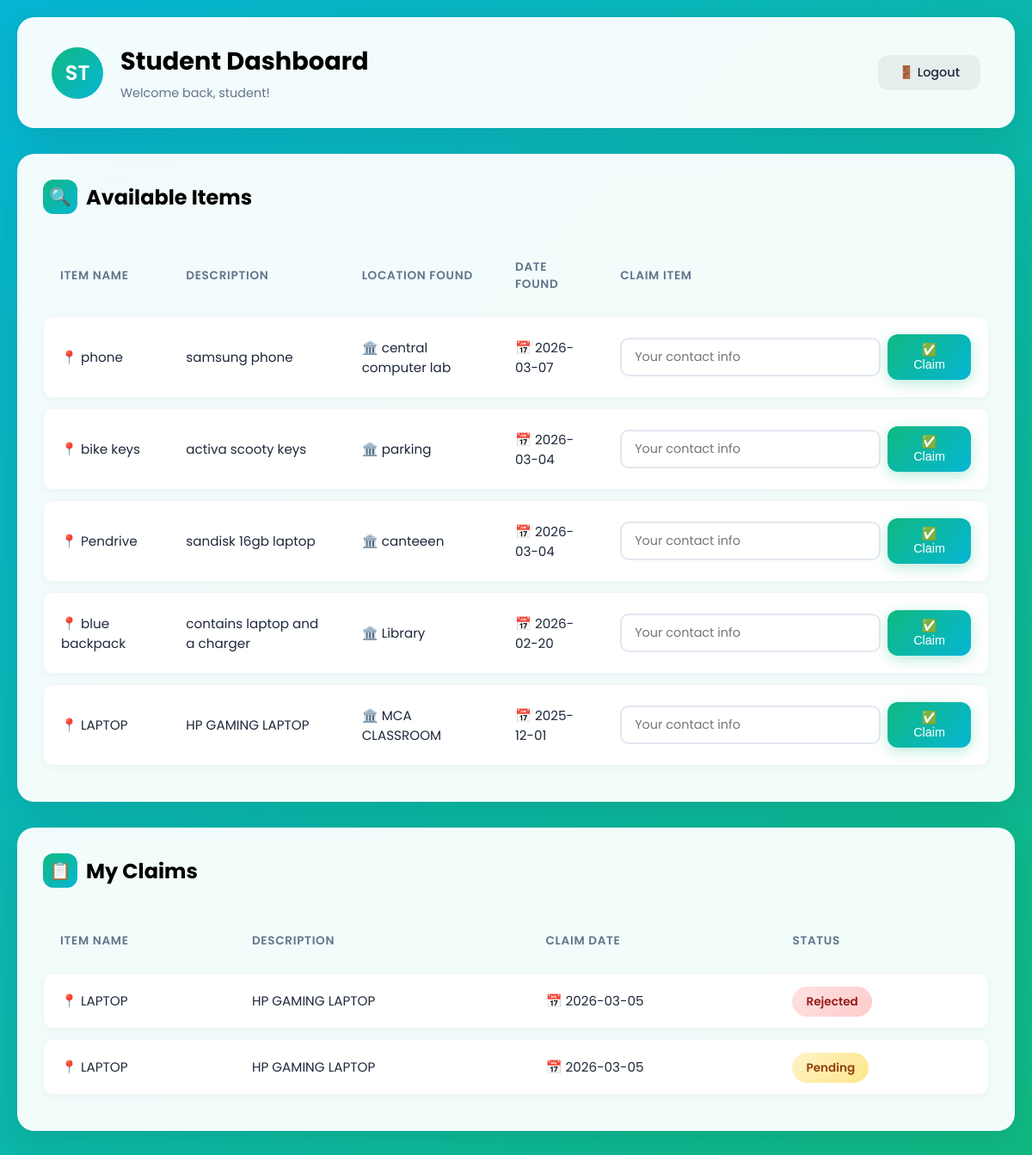
Screenshot of /student/dashboard (signed in) with the database file from the repository.
### app.py (models this page shows)
class Item(db.Model):
    id = db.Column(db.Integer, primary_key=True)
    name = db.Column(db.String(100), nullable=False)
    description = db.Column(db.String(200), nullable=False)
    location = db.Column(db.String(100), nullable=False)
    date_found = db.Column(db.Date, nullable=False)
    status = db.Column(db.String(50), nullable=False, default='Unclaimed')
    reported_by = db.Column(db.Integer, db.ForeignKey('user.id'))

class Claim(db.Model):
    id = db.Column(db.Integer, primary_key=True)
    item_id = db.Column(db.Integer, db.ForeignKey('item.id'), nullable=False)
    student_id = db.Column(db.Integer, db.ForeignKey('user.id'), nullable=False)
    claim_date = db.Column(db.Date, nullable=False)
    status = db.Column(db.String(20), nullable=False, default='Pending')
    contact_info = db.Column(db.String(200))

### app.py (the view)
@app.route('/student/dashboard')
def student_dashboard():
    if 'user_id' not in session or session['role'] != 'student':
        return redirect(url_for('login'))
    items = Item.query.filter_by(status='Unclaimed').order_by(Item.date_found.desc()).all()
    my_claims = db.session.query(Claim, Item).join(Item).filter(Claim.student_id == session['user_id']).all()
    return render_template('student_dashboard.html', items=items, my_claims=my_claims)

### templates/student_dashboard.html (shortened to what this page needs)
<!DOCTYPE html>
<html lang="en">
<head>
    <link rel="stylesheet" href="{{ url_for('static', filename='styles.css') }}">
</head>
<body class="dashboard-student">
    <div class="container">
        <div class="dashboard-header">
            <div class="dashboard-header-left">
                <div class="dashboard-avatar student-avatar"></div>
                <div class="dashboard-title">
                    <h1>Student Dashboard</h1>
                    <p class="dashboard-subtitle">Welcome back, {{ session.username }}!</p>
                </div>
            </div>
            <a href="{{ url_for('logout') }}" class="btn btn-logout">🚪 Logout</a>
        </div>
        <div class="card">
            <div class="card-header">
                <h2>
                    <span class="card-icon student-card-icon">🔍</span>
                    Available Items
                </h2>
            </div>
            {% if items %}
            <table>
                <thead>
                    <tr>
                        <th>Item Name</th>
                        <th>Description</th>
                        <th>Location Found</th>
                        <th>Date Found</th>
                        <th>Claim Item</th>
                    </tr>
                </thead>
                <tbody>
                    {% for item in items %}
                    <tr>
                        <td>📍 {{ item.name }}</td>
                        <td>{{ item.description }}</td>
                        <td>🏛️ {{ item.location }}</td>
                        <td>📅 {{ item.date_found.strftime('%Y-%m-%d') }}</td>
                        <td>
                            <form method="POST" action="{{ url_for('claim_item', id=item.id) }}" class="claim-form-inline">
                                <input type="text" name="contact_info" placeholder="Your contact info" required>
                                <button type="submit" class="btn btn-student-primary">✅ Claim</button>
                            </form>
                        </td>
                    </tr>
                    {% endfor %}
                </tbody>
            </table>
            {% else %}
            <div class="empty-state">
                <div class="empty-state-icon">🔍</div>
                <h3>No items available</h3>
                <p>Check back later for lost items</p>
            </div>
            {% endif %}
        </div>
        <div class="card">
            <div class="card-header">
                <h2>
                    <span class="card-icon student-card-icon">📋</span>
                    My Claims
                </h2>
            </div>
            {% if my_claims %}
            <table>
                <thead>
                    <tr>
                        <th>Item Name</th>
                        <th>Description</th>
                        <th>Claim Date</th>
                        <th>Status</th>
                    </tr>
                </thead>
                <tbody>
                    {% for claim, item in my_claims %}
                    <tr>
                        <td>📍 {{ item.name }}</td>
                        <td>{{ item.description }}</td>
                        <td>📅 {{ claim.claim_date.strftime('%Y-%m-%d') }}</td>
                        <td><span class="status-{{ claim.status.lower() }}">{{ claim.status }}</span></td>
                    </tr>
                    {% endfor %}
                </tbody>
            </table>
            {% else %}
            <div class="empty-state">
                <div class="empty-state-icon">📋</div>
                <h3>No claims yet</h3>
                <p>Claim items from the available list above</p>
            </div>
            {% endif %}
        </div>
    </div>
</body>
</html>

### static/styles.css (style rules this page uses)
:root { --staff-primary: #2c5f7c; --staff-secondary: #1a4d6d; --staff-accent: #3d7fa6; --student-primary: #10b981; --student-secondary: #06b6d4; --student-accent: #f59e0b; --success: #10b981; --warning: #f59e0b; --danger: #ef4444; --dark: #1e293b; --light: #f8fafc; --gray: #64748b; }
* { box-sizing: border-box; margin: 0; padding: 0; }
body { font-family: 'Poppins', sans-serif; background: linear-gradient(135deg, #34495e 0%, #2c3e50 100%); min-height: 100vh; padding: 20px; }
.dashboard-student { background: linear-gradient(135deg, #06b6d4 0%, #10b981 100%); }
.dashboard-header { background: rgba(255, 255, 255, 0.95); backdrop-filter: blur(10px); padding: 30px 40px; border-radius: 20px; margin-bottom: 30px; box-shadow: 0 10px 40px rgba(0, 0, 0, 0.1); display: flex; justify-content: space-between; align-items: center; }
.dashboard-header-left { display: flex; align-items: center; gap: 20px; }
.dashboard-avatar { width: 60px; height: 60px; border-radius: 50%; display: flex; align-items: center; justify-content: center; font-size: 24px; font-weight: 600; color: white; }
.student-avatar { background: linear-gradient(135deg, var(--student-primary), var(--student-secondary)); }
.student-avatar::before { content: 'ST'; }
.dashboard-title h1 { font-size: 1.8rem; margin-bottom: 5px; }
.dashboard-subtitle { color: var(--gray); font-size: 0.9rem; }
.container { max-width: 1400px; margin: 0 auto; }
.card { background: rgba(255, 255, 255, 0.95); backdrop-filter: blur(10px); border-radius: 20px; padding: 30px; margin-bottom: 30px; box-shadow: 0 10px 40px rgba(0, 0, 0, 0.1); }
.card-header { display: flex; justify-content: space-between; align-items: center; margin-bottom: 25px; }
.card-header h2 { font-size: 1.5rem; display: flex; align-items: center; gap: 10px; }
.card-icon { width: 40px; height: 40px; border-radius: 12px; display: flex; align-items: center; justify-content: center; font-size: 20px; }
.student-card-icon { background: linear-gradient(135deg, var(--student-primary), var(--student-secondary)); color: white; }
table { width: 100%; border-collapse: separate; border-spacing: 0 12px; }
thead th { text-align: left; padding: 15px 20px; color: var(--gray); font-size: 0.85rem; font-weight: 600; text-transform: uppercase; letter-spacing: 0.05em; }
tbody tr { background: white; border-radius: 12px; box-shadow: 0 2px 8px rgba(0, 0, 0, 0.04); transition: all 0.3s ease; }
td { padding: 20px; vertical-align: middle; color: var(--dark); font-size: 0.95rem; border-top: 1px solid #f1f5f9; border-bottom: 1px solid #f1f5f9; }
td:first-child { border-top-left-radius: 12px; border-bottom-left-radius: 12px; border-left: 1px solid #f1f5f9; }
td:last-child { border-top-right-radius: 12px; border-bottom-right-radius: 12px; border-right: 1px solid #f1f5f9; }
.btn { text-decoration: none; padding: 10px 20px; border-radius: 12px; font-size: 0.9rem; font-weight: 500; transition: all 0.3s ease; border: none; cursor: pointer; display: inline-flex; align-items: center; justify-content: center; gap: 8px; }
.btn-student-primary { background: linear-gradient(135deg, var(--student-primary), var(--student-secondary)); color: white; box-shadow: 0 4px 15px rgba(16, 185, 129, 0.3); }
.btn-logout { background: rgba(0, 0, 0, 0.05); color: var(--dark); padding: 10px 24px; }
.status-pending { background: linear-gradient(135deg, #fef3c7, #fde68a); color: #92400e; padding: 8px 16px; border-radius: 20px; font-size: 0.85rem; font-weight: 600; }
.status-rejected { background: linear-gradient(135deg, #fee2e2, #fecaca); color: #991b1b; padding: 8px 16px; border-radius: 20px; font-size: 0.85rem; font-weight: 600; }
.claim-form-inline { display: flex; gap: 8px; align-items: center; }
.claim-form-inline input { padding: 10px 15px; border: 2px solid #e2e8f0; border-radius: 10px; font-size: 0.9rem; min-width: 200px; font-family: 'Poppins', sans-serif; }

### rows the page displays
Item: name "phone", description "samsung phone", location "central computer lab", date_found "2026-03-07"
Item: name "bike keys", description "activa scooty keys", location "parking", date_found "2026-03-04"
Item: name "Pendrive", description "sandisk 16gb laptop", location "canteeen", date_found "2026-03-04"
Item: name "blue backpack", description "contains laptop and a charger", location "Library", date_found "2026-02-20"
Item: name "LAPTOP", description "HP GAMING LAPTOP", location "MCA CLASSROOM", date_found "2025-12-01"
Claim: name "LAPTOP", description "HP GAMING LAPTOP", claim_date "2026-03-05", status "Rejected"
Claim: name "LAPTOP", description "HP GAMING LAPTOP", claim_date "2026-03-05", status "Pending"

### other values shown
{{ session.username }} "student"
